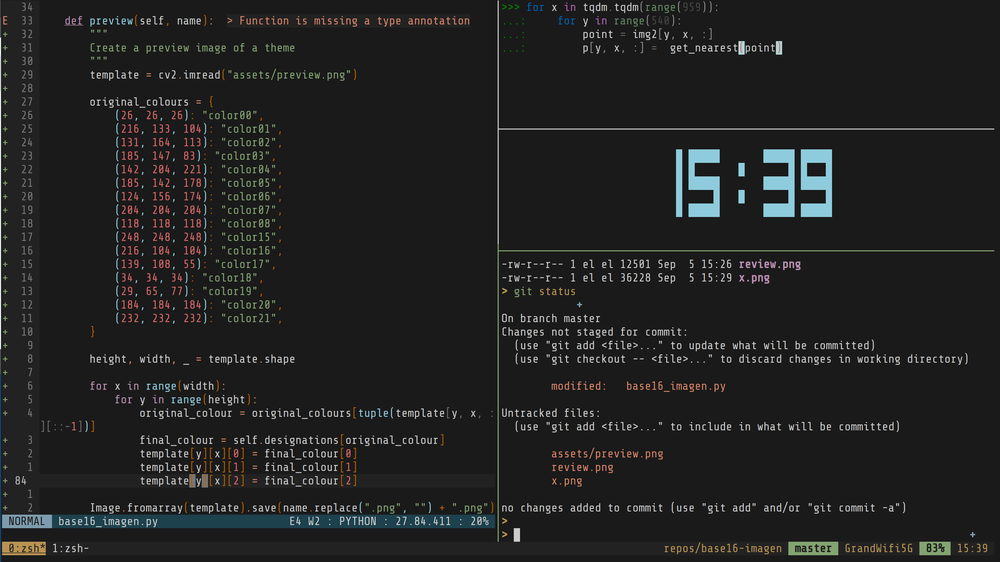
#> input picture terminal.png, 1000 x 562 px, shrunk from 3846 x 2160 before the run
$ python preview_maker.py 3 terminal.png
#> lines starting #> are read from the running program, lines starting #| are printed output that depends on the picture
import sys
import cv2
import numpy

from PIL import Image
from tqdm import tqdm

colours = [
    (26, 26, 26),
    (216, 133, 104),
    (131, 164, 113),
    (185, 147, 83),
    (142, 204, 221),
    (185, 142, 178),
    (124, 156, 174),
    (204, 204, 204),
    (118, 118, 118),
    (248, 248, 248),
    (216, 104, 104),
    (139, 108, 55),
    (34, 34, 34),
    (29, 65, 77),
    (184, 184, 184),
    (232, 232, 232),
    (204, 204, 204),
    (26, 26, 26),
]


def get_nearest(point):
    return sorted(
        colours,
        key=lambda x: abs(x[0] - point[0])
        + abs(x[1] - point[1])
        + abs(x[2] - point[2]),
    )[0]


def make_preview(scale, name):

#> called with scale = 3, name = 'terminal.png'
    image = cv2.imread(name)
#> image is the input picture: shape (562, 1000, 3); mean B, G, R 34.1, 34.4, 33.9
    height, width, _ = image.shape
#> height = 562; width = 1000

    height //= scale
#> height = 187
    width //= scale
#> width = 333

    image = cv2.resize(image, (width, height))
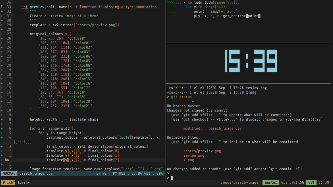
#> image: shape (187, 333, 3); mean B, G, R 33.8, 34.2, 33.6

    for py in tqdm(range(height)):
        for px in range(width):
            input_color = (image[py][px][0], image[py][px][1], image[py][px][2])
            nearest_color = get_nearest(input_color)

            image[py][px][0] = nearest_color[0]
            image[py][px][1] = nearest_color[1]
            image[py][px][2] = nearest_color[2]
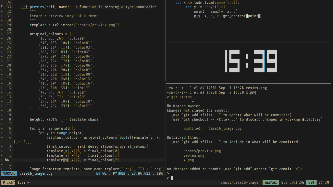
#> image: shape (187, 333, 3); mean B, G, R 32.9, 34.1, 34.1

    n_distinct = len(set([tuple(i) for j in image.tolist() for i in j]))
#> n_distinct = 12

    print(f'Rendered to {n_distinct} distinct colours')
#| Rendered to 12 distinct colours

    Image.fromarray(image).save(name.replace(".png", "") + "_preview.png")


if __name__ == "__main__":

    scale = int(sys.argv[1])
    name = sys.argv[2]
    make_preview(scale, name)
